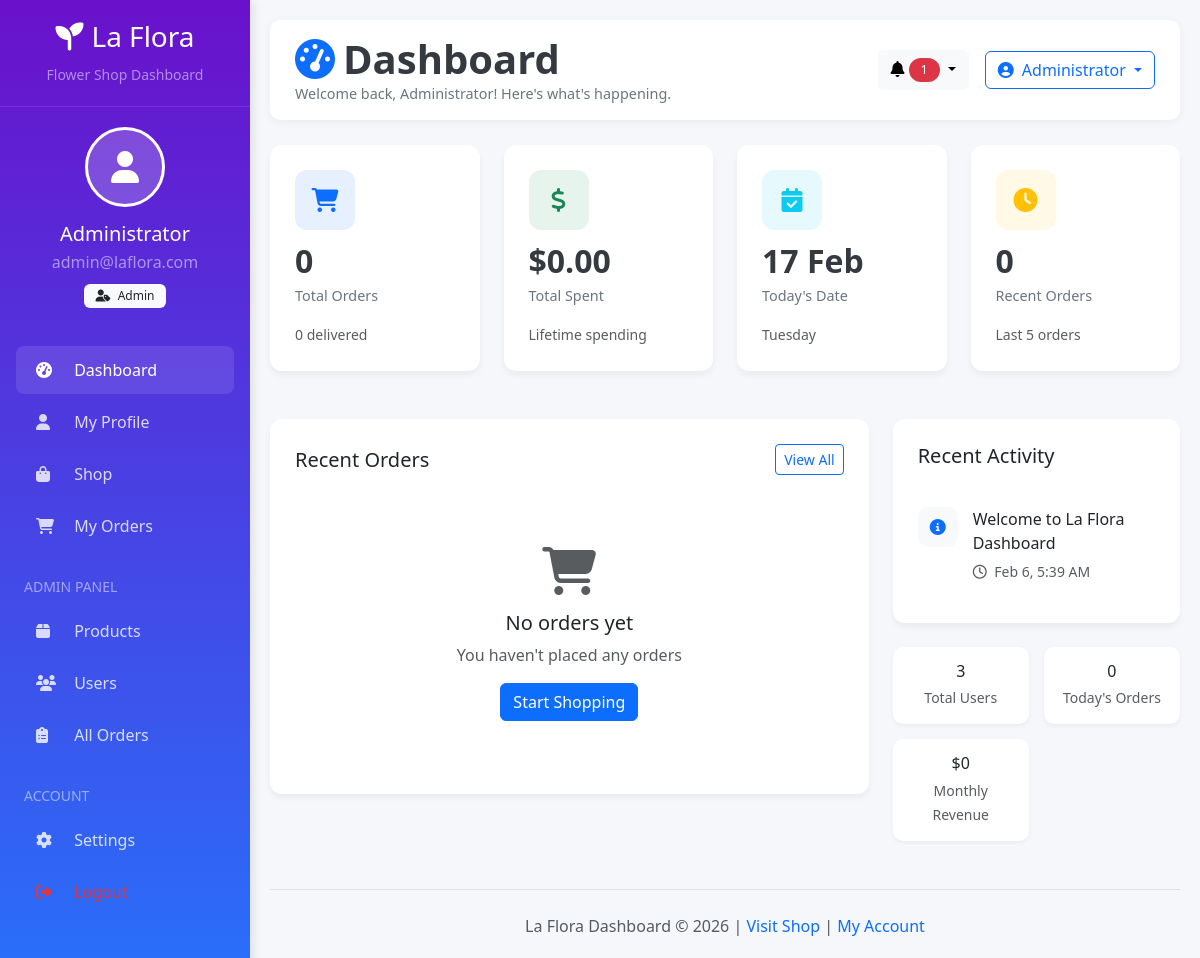
Page /user/dashboard.php (signed in) on the committed database.
### tables this page shows
CREATE TABLE users (
  id int(11) NOT NULL,
  name varchar(100) NOT NULL,
  email varchar(100) NOT NULL,
  phone varchar(20) DEFAULT NULL,
  password varchar(255) NOT NULL,
  role enum('user','admin') DEFAULT 'user',
  status enum('active','blocked') DEFAULT 'active',
  created_at timestamp NOT NULL DEFAULT current_timestamp(),
  updated_at timestamp NOT NULL DEFAULT current_timestamp() ON UPDATE current_timestamp()
);

### user/dashboard.php (the view, shortened to what the rows shown need)
<?php
require_once '../includes/database.php';
$user_id = $_SESSION['user_id'];
$sql_user = "SELECT id, name, email, role, created_at FROM users WHERE id = ?";
$stmt_user = mysqli_prepare($conn, $sql_user);
mysqli_stmt_bind_param($stmt_user, "i", $user_id);
if (!mysqli_stmt_execute($stmt_user)) {
    die("Execution error: " . mysqli_stmt_error($stmt_user));
}
$result_user = mysqli_stmt_get_result($stmt_user);
$user = mysqli_fetch_assoc($result_user);
$stats = [];
$sql_orders = "SELECT COUNT(*) as total_orders,
                      SUM(CASE WHEN status = 'delivered' THEN 1 ELSE 0 END) as delivered_orders,
                      SUM(total_amount) as total_spent
               FROM orders
               WHERE user_id = ?";
$stmt_orders = mysqli_prepare($conn, $sql_orders);
if ($stmt_orders) {
    mysqli_stmt_bind_param($stmt_orders, "i", $user_id);
    mysqli_stmt_execute($stmt_orders);
    $result_orders = mysqli_stmt_get_result($stmt_orders);
    $stats['orders'] = mysqli_fetch_assoc($result_orders) ?? ['total_orders' => 0, 'delivered_orders' => 0, 'total_spent' => 0];
} else {
    $stats['orders'] = ['total_orders' => 0, 'delivered_orders' => 0, 'total_spent' => 0];
}
$recent_orders = [];
?>
<!DOCTYPE html>
<html lang="en">
<head>
    <link href="https://cdn.jsdelivr.net/npm/bootstrap@5.3.0/dist/css/bootstrap.min.css" rel="stylesheet">
    <link rel="stylesheet" href="https://cdnjs.cloudflare.com/ajax/libs/font-awesome/6.4.0/css/all.min.css">
    <link href="https://cdn.jsdelivr.net/npm/bootstrap-icons@1.8.1/font/bootstrap-icons.css" rel="stylesheet">
</head>
<body>
    <div class="dashboard-container">
        <div class="sidebar" id="sidebar">
            <div class="user-profile">
                <div class="user-avatar">
                    <i class="fas fa-user"></i>
                </div>
                <h5 class="mb-1"><?php echo htmlspecialchars($user['name'] ?? 'User'); ?></h5>
                <p class="text-white-50 mb-2"><?php echo htmlspecialchars($user['email'] ?? 'email@example.com'); ?></p>
                <span class="badge bg-light text-dark">
                    <i class="fas fa-user-tag me-1"></i>
                    <?php echo ucfirst($user['role'] ?? 'user'); ?>
                </span>
            </div>
        </div>
        <div class="main-content" id="mainContent">
            <div class="top-navbar">
                <div class="page-title">
                    <h1><i class="fas fa-tachometer-alt me-2 text-primary"></i>Dashboard</h1>
                    <p>Welcome back, <?php echo htmlspecialchars($user['name'] ?? 'User'); ?>! Here's what's happening.</p>
                </div>
                <div class="d-flex align-items-center gap-3">
                    <div class="dropdown">
                        <button class="btn btn-outline-primary dropdown-toggle" type="button" data-bs-toggle="dropdown">
                            <i class="fas fa-user-circle me-2"></i><?php echo htmlspecialchars(explode(' ', $user['name'] ?? 'User')[0]); ?>
                        </button>
                    </div>
                </div>
            </div>
            <div class="row mb-4">
                <div class="col-md-3 mb-4">
                    <div class="stat-card">
                        <h2 class="stat-value"><?php echo $stats['orders']['total_orders'] ?? 0; ?></h2>
                    </div>
                </div>
                <div class="col-md-3 mb-4">
                    <div class="stat-card">
                        <h2 class="stat-value">$<?php echo number_format($stats['orders']['total_spent'] ?? 0, 2); ?></h2>
                    </div>
                </div>
                <div class="col-md-3 mb-4">
                    <div class="stat-card">
                        <h2 class="stat-value"><?php echo date('j M'); ?></h2>
                    </div>
                </div>
                <div class="col-md-3 mb-4">
                    <div class="stat-card">
                        <h2 class="stat-value"><?php echo count($recent_orders); ?></h2>
                    </div>
                </div>
            </div>
        </div>
    </div>
</body>
</html>

### rows in the picture
users: name "Administrator", email "admin@laflora.com", role "Admin"

### other values in the picture
count($activities) "1"
$stats['orders']['total_orders'] "0"
$stats['orders']['delivered_orders'] "0"
$stats['orders']['total_spent'] "0.00"
count($recent_orders) "0"
$activity['message'] "Welcome to La Flora Dashboard"
date('M j, g:i A', strtotime($activity['date'])) "Feb 6, 5:39 AM"
$admin_stats['total_users'] "3"
$admin_stats['today_orders'] "0"
$admin_stats['monthly_revenue'] "0"
